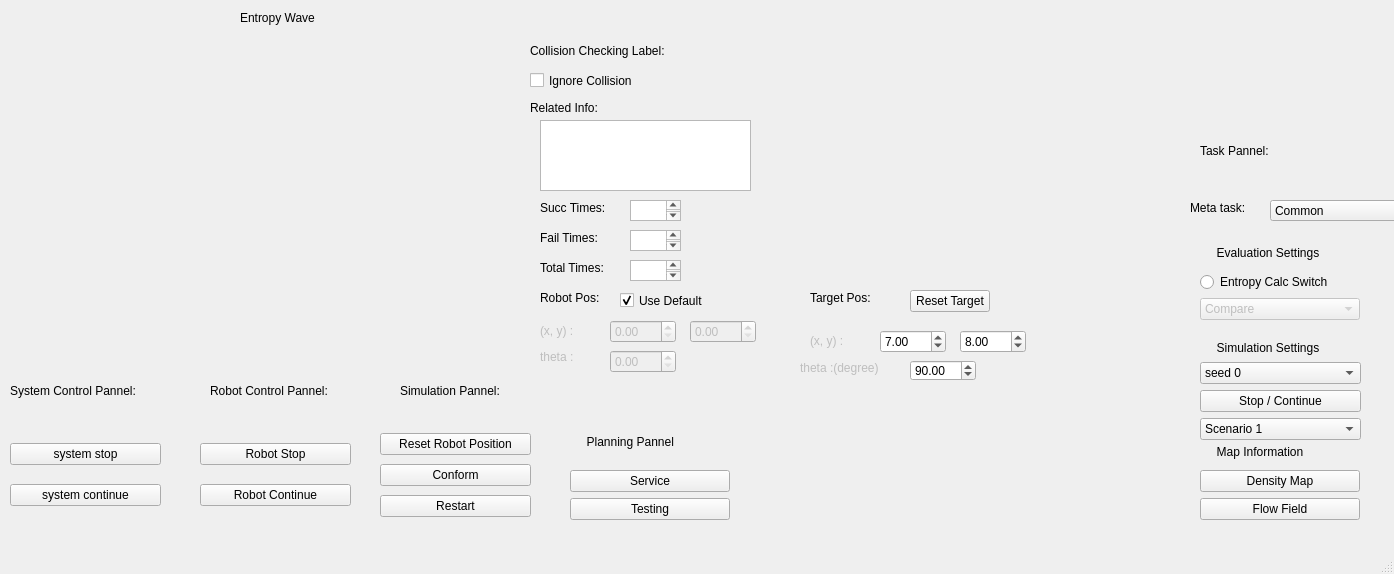
<?xml version="1.0" encoding="UTF-8"?>
<ui version="4.0">
 <class>ControlPannel</class>
 <widget class="QMainWindow" name="ControlPannel">
  <property name="geometry">
   <rect>
    <x>0</x>
    <y>0</y>
    <width>1394</width>
    <height>574</height>
   </rect>
  </property>
  <property name="windowTitle">
   <string>MainWindow</string>
  </property>
  <widget class="QWidget" name="centralwidget">
   <widget class="QCustomPlot" name="wavePlotter" native="true">
    <property name="geometry">
     <rect>
      <x>20</x>
      <y>40</y>
      <width>471</width>
      <height>321</height>
     </rect>
    </property>
   </widget>
   <widget class="QLabel" name="label">
    <property name="geometry">
     <rect>
      <x>240</x>
      <y>10</y>
      <width>111</width>
      <height>16</height>
     </rect>
    </property>
    <property name="text">
     <string>Entropy Wave</string>
    </property>
   </widget>
   <widget class="QLabel" name="label_2">
    <property name="geometry">
     <rect>
      <x>530</x>
      <y>40</y>
      <width>171</width>
      <height>21</height>
     </rect>
    </property>
    <property name="text">
     <string>Collision Checking Label:</string>
    </property>
   </widget>
   <widget class="QLedLabel" name="Llight" native="true">
    <property name="geometry">
     <rect>
      <x>710</x>
      <y>40</y>
      <width>16</width>
      <height>16</height>
     </rect>
    </property>
   </widget>
   <widget class="QLabel" name="label_3">
    <property name="geometry">
     <rect>
      <x>530</x>
      <y>100</y>
      <width>121</width>
      <height>16</height>
     </rect>
    </property>
    <property name="text">
     <string>Related Info:</string>
    </property>
   </widget>
   <widget class="QTextEdit" name="textEdit">
    <property name="geometry">
     <rect>
      <x>540</x>
      <y>120</y>
      <width>211</width>
      <height>71</height>
     </rect>
    </property>
   </widget>
   <widget class="QWidget" name="gridLayoutWidget">
    <property name="geometry">
     <rect>
      <x>380</x>
      <y>430</y>
      <width>151</width>
      <height>91</height>
     </rect>
    </property>
    <layout class="QGridLayout" name="gridLayout">
     <item row="0" column="0">
      <widget class="QPushButton" name="restRobotPositionBtn">
       <property name="text">
        <string>Reset Robot Position</string>
       </property>
      </widget>
     </item>
     <item row="2" column="0">
      <widget class="QPushButton" name="restart_btn">
       <property name="text">
        <string>Restart</string>
       </property>
      </widget>
     </item>
     <item row="1" column="0">
      <widget class="QPushButton" name="conformBtn">
       <property name="text">
        <string>Conform</string>
       </property>
      </widget>
     </item>
    </layout>
   </widget>
   <widget class="QCheckBox" name="ignoreCheckBox">
    <property name="geometry">
     <rect>
      <x>530</x>
      <y>70</y>
      <width>141</width>
      <height>21</height>
     </rect>
    </property>
    <property name="text">
     <string>Ignore Collision</string>
    </property>
   </widget>
   <widget class="QLabel" name="label_4">
    <property name="geometry">
     <rect>
      <x>400</x>
      <y>380</y>
      <width>121</width>
      <height>21</height>
     </rect>
    </property>
    <property name="text">
     <string>Simulation Pannel:</string>
    </property>
   </widget>
   <widget class="QLabel" name="label_5">
    <property name="geometry">
     <rect>
      <x>1200</x>
      <y>140</y>
      <width>91</width>
      <height>21</height>
     </rect>
    </property>
    <property name="text">
     <string>Task Pannel:</string>
    </property>
   </widget>
   <widget class="QComboBox" name="metaTaskList">
    <property name="geometry">
     <rect>
      <x>1270</x>
      <y>200</y>
      <width>161</width>
      <height>21</height>
     </rect>
    </property>
    <item>
     <property name="text">
      <string>Common</string>
     </property>
    </item>
    <item>
     <property name="text">
      <string>Enter the flow.</string>
     </property>
    </item>
    <item>
     <property name="text">
      <string>Step out of the flow</string>
     </property>
    </item>
    <item>
     <property name="text">
      <string>cross the flow</string>
     </property>
    </item>
    <item>
     <property name="text">
      <string>go with the flow</string>
     </property>
    </item>
    <item>
     <property name="text">
      <string>Go against the flow</string>
     </property>
    </item>
   </widget>
   <widget class="QLabel" name="label_6">
    <property name="geometry">
     <rect>
      <x>1190</x>
      <y>200</y>
      <width>71</width>
      <height>16</height>
     </rect>
    </property>
    <property name="text">
     <string>Meta task:</string>
    </property>
   </widget>
   <widget class="QLabel" name="label_7">
    <property name="geometry">
     <rect>
      <x>540</x>
      <y>290</y>
      <width>71</width>
      <height>16</height>
     </rect>
    </property>
    <property name="text">
     <string>Robot Pos:</string>
    </property>
   </widget>
   <widget class="QCheckBox" name="defaultCheckBox">
    <property name="geometry">
     <rect>
      <x>620</x>
      <y>290</y>
      <width>111</width>
      <height>21</height>
     </rect>
    </property>
    <property name="text">
     <string>Use Default</string>
    </property>
    <property name="checked">
     <bool>true</bool>
    </property>
   </widget>
   <widget class="QDoubleSpinBox" name="x_spin_box">
    <property name="enabled">
     <bool>false</bool>
    </property>
    <property name="geometry">
     <rect>
      <x>610</x>
      <y>320</y>
      <width>66</width>
      <height>23</height>
     </rect>
    </property>
   </widget>
   <widget class="QDoubleSpinBox" name="y_spin_box">
    <property name="enabled">
     <bool>false</bool>
    </property>
    <property name="geometry">
     <rect>
      <x>690</x>
      <y>320</y>
      <width>66</width>
      <height>23</height>
     </rect>
    </property>
   </widget>
   <widget class="QDoubleSpinBox" name="theta_spin_box">
    <property name="enabled">
     <bool>false</bool>
    </property>
    <property name="geometry">
     <rect>
      <x>610</x>
      <y>350</y>
      <width>66</width>
      <height>23</height>
     </rect>
    </property>
   </widget>
   <widget class="QLabel" name="label_8">
    <property name="enabled">
     <bool>false</bool>
    </property>
    <property name="geometry">
     <rect>
      <x>540</x>
      <y>320</y>
      <width>51</width>
      <height>21</height>
     </rect>
    </property>
    <property name="text">
     <string>(x, y) :</string>
    </property>
   </widget>
   <widget class="QLabel" name="label_9">
    <property name="enabled">
     <bool>false</bool>
    </property>
    <property name="geometry">
     <rect>
      <x>540</x>
      <y>350</y>
      <width>59</width>
      <height>14</height>
     </rect>
    </property>
    <property name="text">
     <string>theta :</string>
    </property>
   </widget>
   <widget class="QWidget" name="verticalLayoutWidget">
    <property name="geometry">
     <rect>
      <x>1200</x>
      <y>240</y>
      <width>160</width>
      <height>80</height>
     </rect>
    </property>
    <layout class="QVBoxLayout" name="verticalLayout">
     <item>
      <widget class="QLabel" name="label_10">
       <property name="text">
        <string>     Evaluation Settings</string>
       </property>
      </widget>
     </item>
     <item>
      <widget class="QRadioButton" name="entroBtn">
       <property name="text">
        <string>Entropy Calc Switch</string>
       </property>
      </widget>
     </item>
     <item>
      <widget class="QComboBox" name="compareList">
       <property name="enabled">
        <bool>false</bool>
       </property>
       <item>
        <property name="text">
         <string>Compare</string>
        </property>
       </item>
       <item>
        <property name="text">
         <string>Recording</string>
        </property>
       </item>
      </widget>
     </item>
    </layout>
   </widget>
   <widget class="QWidget" name="verticalLayoutWidget_2">
    <property name="geometry">
     <rect>
      <x>1200</x>
      <y>340</y>
      <width>161</width>
      <height>100</height>
     </rect>
    </property>
    <layout class="QVBoxLayout" name="verticalLayout_2">
     <item>
      <widget class="QLabel" name="label_11">
       <property name="text">
        <string>     Simulation Settings</string>
       </property>
      </widget>
     </item>
     <item>
      <widget class="QComboBox" name="randSeedList">
       <item>
        <property name="text">
         <string>seed 0</string>
        </property>
       </item>
       <item>
        <property name="text">
         <string>seed 1</string>
        </property>
       </item>
       <item>
        <property name="text">
         <string>seed 2</string>
        </property>
       </item>
       <item>
        <property name="text">
         <string>seed3</string>
        </property>
       </item>
       <item>
        <property name="text">
         <string>seed 4</string>
        </property>
       </item>
       <item>
        <property name="text">
         <string>seed 5</string>
        </property>
       </item>
       <item>
        <property name="text">
         <string>seed 6</string>
        </property>
       </item>
       <item>
        <property name="text">
         <string>seed 7</string>
        </property>
       </item>
       <item>
        <property name="text">
         <string>seed 8</string>
        </property>
       </item>
       <item>
        <property name="text">
         <string>seed 9</string>
        </property>
       </item>
       <item>
        <property name="text">
         <string>seed 10</string>
        </property>
       </item>
      </widget>
     </item>
     <item>
      <widget class="QPushButton" name="stop_btn">
       <property name="text">
        <string>Stop / Continue</string>
       </property>
      </widget>
     </item>
     <item>
      <widget class="QComboBox" name="sceneList">
       <item>
        <property name="text">
         <string>Scenario 1</string>
        </property>
       </item>
       <item>
        <property name="text">
         <string>Scenario 2</string>
        </property>
       </item>
       <item>
        <property name="text">
         <string>Simulaiton 1</string>
        </property>
       </item>
       <item>
        <property name="text">
         <string>Dataset 1</string>
        </property>
       </item>
      </widget>
     </item>
    </layout>
   </widget>
   <widget class="QWidget" name="verticalLayoutWidget_3">
    <property name="geometry">
     <rect>
      <x>1200</x>
      <y>440</y>
      <width>160</width>
      <height>80</height>
     </rect>
    </property>
    <layout class="QVBoxLayout" name="verticalLayout_3">
     <item>
      <widget class="QLabel" name="label_12">
       <property name="text">
        <string>     Map Information</string>
       </property>
      </widget>
     </item>
     <item>
      <widget class="QPushButton" name="densityBtn">
       <property name="text">
        <string>Density Map</string>
       </property>
      </widget>
     </item>
     <item>
      <widget class="QPushButton" name="flowBtn">
       <property name="text">
        <string>Flow Field</string>
       </property>
      </widget>
     </item>
    </layout>
   </widget>
   <widget class="QWidget" name="verticalLayoutWidget_4">
    <property name="geometry">
     <rect>
      <x>570</x>
      <y>420</y>
      <width>160</width>
      <height>100</height>
     </rect>
    </property>
    <layout class="QVBoxLayout" name="verticalLayout_4">
     <item>
      <widget class="QLabel" name="label_13">
       <property name="text">
        <string>     Planning Pannel</string>
       </property>
      </widget>
     </item>
     <item>
      <widget class="QPushButton" name="exePlanBtn">
       <property name="text">
        <string>Service</string>
       </property>
      </widget>
     </item>
     <item>
      <widget class="QPushButton" name="testBtn">
       <property name="text">
        <string>Testing</string>
       </property>
      </widget>
     </item>
    </layout>
   </widget>
   <widget class="QLabel" name="label_14">
    <property name="geometry">
     <rect>
      <x>210</x>
      <y>380</y>
      <width>151</width>
      <height>21</height>
     </rect>
    </property>
    <property name="text">
     <string>Robot Control Pannel:</string>
    </property>
   </widget>
   <widget class="QWidget" name="verticalLayoutWidget_5">
    <property name="geometry">
     <rect>
      <x>200</x>
      <y>430</y>
      <width>151</width>
      <height>91</height>
     </rect>
    </property>
    <layout class="QVBoxLayout" name="verticalLayout_5">
     <item>
      <widget class="QPushButton" name="robot_stop_button">
       <property name="text">
        <string>Robot Stop</string>
       </property>
      </widget>
     </item>
     <item>
      <widget class="QPushButton" name="robot_continue_button">
       <property name="text">
        <string>Robot Continue</string>
       </property>
      </widget>
     </item>
    </layout>
   </widget>
   <widget class="QLabel" name="label_15">
    <property name="geometry">
     <rect>
      <x>10</x>
      <y>380</y>
      <width>151</width>
      <height>21</height>
     </rect>
    </property>
    <property name="text">
     <string>System Control Pannel:</string>
    </property>
   </widget>
   <widget class="QWidget" name="gridLayoutWidget_2">
    <property name="geometry">
     <rect>
      <x>10</x>
      <y>430</y>
      <width>151</width>
      <height>91</height>
     </rect>
    </property>
    <layout class="QGridLayout" name="gridLayout_2">
     <item row="0" column="0">
      <widget class="QPushButton" name="system_stop_btn">
       <property name="text">
        <string>system stop</string>
       </property>
      </widget>
     </item>
     <item row="1" column="0">
      <widget class="QPushButton" name="system_continue_btn">
       <property name="text">
        <string>system continue</string>
       </property>
      </widget>
     </item>
    </layout>
   </widget>
   <widget class="QTextEdit" name="textEdit_succ_times">
    <property name="geometry">
     <rect>
      <x>630</x>
      <y>200</y>
      <width>51</width>
      <height>21</height>
     </rect>
    </property>
   </widget>
   <widget class="QTextEdit" name="textEdit_fail_times">
    <property name="geometry">
     <rect>
      <x>630</x>
      <y>230</y>
      <width>51</width>
      <height>21</height>
     </rect>
    </property>
   </widget>
   <widget class="QTextEdit" name="textEdit_total_times">
    <property name="geometry">
     <rect>
      <x>630</x>
      <y>260</y>
      <width>51</width>
      <height>21</height>
     </rect>
    </property>
   </widget>
   <widget class="QLabel" name="label_16">
    <property name="geometry">
     <rect>
      <x>540</x>
      <y>200</y>
      <width>71</width>
      <height>16</height>
     </rect>
    </property>
    <property name="text">
     <string>Succ Times:</string>
    </property>
   </widget>
   <widget class="QLabel" name="label_17">
    <property name="geometry">
     <rect>
      <x>540</x>
      <y>230</y>
      <width>71</width>
      <height>16</height>
     </rect>
    </property>
    <property name="text">
     <string>Fail Times:</string>
    </property>
   </widget>
   <widget class="QLabel" name="label_18">
    <property name="geometry">
     <rect>
      <x>540</x>
      <y>260</y>
      <width>81</width>
      <height>16</height>
     </rect>
    </property>
    <property name="text">
     <string>Total Times:</string>
    </property>
   </widget>
   <widget class="QDoubleSpinBox" name="y_spin_box_2">
    <property name="enabled">
     <bool>true</bool>
    </property>
    <property name="geometry">
     <rect>
      <x>960</x>
      <y>330</y>
      <width>66</width>
      <height>23</height>
     </rect>
    </property>
    <property name="value">
     <double>8.000000000000000</double>
    </property>
   </widget>
   <widget class="QDoubleSpinBox" name="x_spin_box_2">
    <property name="enabled">
     <bool>true</bool>
    </property>
    <property name="geometry">
     <rect>
      <x>880</x>
      <y>330</y>
      <width>66</width>
      <height>23</height>
     </rect>
    </property>
    <property name="value">
     <double>7.000000000000000</double>
    </property>
   </widget>
   <widget class="QLabel" name="label_19">
    <property name="enabled">
     <bool>false</bool>
    </property>
    <property name="geometry">
     <rect>
      <x>810</x>
      <y>330</y>
      <width>51</width>
      <height>21</height>
     </rect>
    </property>
    <property name="text">
     <string>(x, y) :</string>
    </property>
   </widget>
   <widget class="QLabel" name="label_20">
    <property name="enabled">
     <bool>false</bool>
    </property>
    <property name="geometry">
     <rect>
      <x>800</x>
      <y>360</y>
      <width>101</width>
      <height>16</height>
     </rect>
    </property>
    <property name="text">
     <string>theta :(degree)</string>
    </property>
   </widget>
   <widget class="QDoubleSpinBox" name="theta_spin_box_2">
    <property name="enabled">
     <bool>true</bool>
    </property>
    <property name="geometry">
     <rect>
      <x>910</x>
      <y>360</y>
      <width>66</width>
      <height>21</height>
     </rect>
    </property>
    <property name="maximum">
     <double>360.990000000000009</double>
    </property>
    <property name="singleStep">
     <double>10.000000000000000</double>
    </property>
    <property name="value">
     <double>90.000000000000000</double>
    </property>
   </widget>
   <widget class="QLabel" name="label_21">
    <property name="geometry">
     <rect>
      <x>810</x>
      <y>290</y>
      <width>71</width>
      <height>16</height>
     </rect>
    </property>
    <property name="text">
     <string>Target Pos:</string>
    </property>
   </widget>
   <widget class="QPushButton" name="reset_target_btn">
    <property name="geometry">
     <rect>
      <x>910</x>
      <y>290</y>
      <width>80</width>
      <height>22</height>
     </rect>
    </property>
    <property name="text">
     <string>Reset Target</string>
    </property>
   </widget>
  </widget>
  <widget class="QMenuBar" name="menubar">
   <property name="geometry">
    <rect>
     <x>0</x>
     <y>0</y>
     <width>1394</width>
     <height>19</height>
    </rect>
   </property>
  </widget>
  <widget class="QStatusBar" name="statusbar"/>
 </widget>
 <customwidgets>
  <customwidget>
   <class>QCustomPlot</class>
   <extends>QWidget</extends>
   <header>include/qcustomplot.h</header>
   <container>1</container>
  </customwidget>
  <customwidget>
   <class>QLedLabel</class>
   <extends>QWidget</extends>
   <header>include/qledlabel.h</header>
   <container>1</container>
  </customwidget>
 </customwidgets>
 <resources/>
 <connections/>
</ui>
